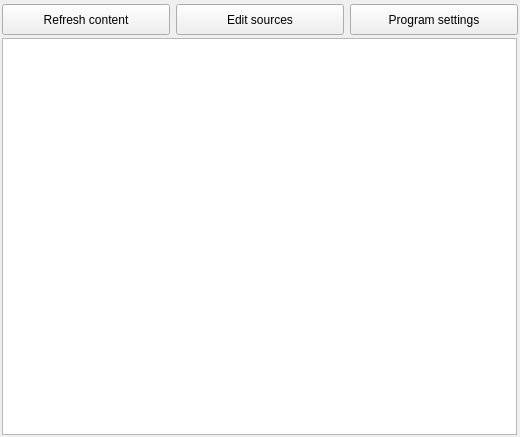
<?xml version="1.0" encoding="UTF-8"?>
<ui version="4.0">
 <class>mainProgram</class>
 <widget class="QWidget" name="mainProgram">
  <property name="geometry">
   <rect>
    <x>0</x>
    <y>0</y>
    <width>520</width>
    <height>437</height>
   </rect>
  </property>
  <property name="windowTitle">
   <string>Vestnik</string>
  </property>
  <widget class="QTextBrowser" name="news">
   <property name="geometry">
    <rect>
     <x>2</x>
     <y>38</y>
     <width>515</width>
     <height>397</height>
    </rect>
   </property>
  </widget>
  <widget class="QPushButton" name="settings">
   <property name="enabled">
    <bool>true</bool>
   </property>
   <property name="geometry">
    <rect>
     <x>350</x>
     <y>4</y>
     <width>168</width>
     <height>31</height>
    </rect>
   </property>
   <property name="text">
    <string>Program settings</string>
   </property>
  </widget>
  <widget class="QPushButton" name="addSourceButton">
   <property name="geometry">
    <rect>
     <x>176</x>
     <y>4</y>
     <width>168</width>
     <height>31</height>
    </rect>
   </property>
   <property name="text">
    <string>Edit sources</string>
   </property>
  </widget>
  <widget class="QPushButton" name="refreshButton">
   <property name="geometry">
    <rect>
     <x>2</x>
     <y>4</y>
     <width>168</width>
     <height>31</height>
    </rect>
   </property>
   <property name="text">
    <string>Refresh content</string>
   </property>
  </widget>
 </widget>
 <resources/>
 <connections/>
</ui>
